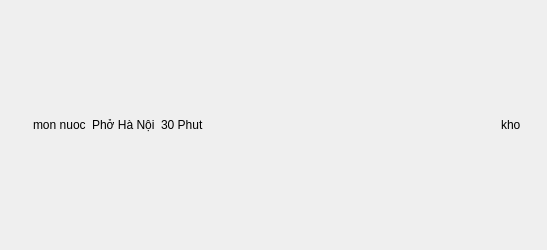
<?xml version="1.0" encoding="UTF-8"?>
<ui version="4.0">
 <class>Form</class>
 <widget class="QWidget" name="Form">
  <property name="geometry">
   <rect>
    <x>0</x>
    <y>0</y>
    <width>547</width>
    <height>250</height>
   </rect>
  </property>
  <property name="minimumSize">
   <size>
    <width>200</width>
    <height>250</height>
   </size>
  </property>
  <property name="maximumSize">
   <size>
    <width>10000000</width>
    <height>100000</height>
   </size>
  </property>
  <property name="windowTitle">
   <string>Form</string>
  </property>
  <layout class="QHBoxLayout" name="horizontalLayout_2">
   <item>
    <widget class="QWidget" name="widget" native="true">
     <layout class="QHBoxLayout" name="horizontalLayout">
      <item>
       <widget class="QLabel" name="label">
        <property name="maximumSize">
         <size>
          <width>150</width>
          <height>150</height>
         </size>
        </property>
        <property name="text">
         <string/>
        </property>
        <property name="pixmap">
         <pixmap>../accets/imgs/images.jpg</pixmap>
        </property>
        <property name="scaledContents">
         <bool>true</bool>
        </property>
       </widget>
      </item>
      <item>
       <widget class="QLabel" name="label_2">
        <property name="text">
         <string>mon nuoc</string>
        </property>
       </widget>
      </item>
      <item>
       <widget class="QLabel" name="label_3">
        <property name="text">
         <string>Phở Hà Nội</string>
        </property>
       </widget>
      </item>
      <item>
       <widget class="QLabel" name="label_4">
        <property name="text">
         <string>30 Phut</string>
        </property>
       </widget>
      </item>
      <item>
       <spacer name="horizontalSpacer">
        <property name="orientation">
         <enum>Qt::Horizontal</enum>
        </property>
        <property name="sizeHint" stdset="0">
         <size>
          <width>113</width>
          <height>20</height>
         </size>
        </property>
       </spacer>
      </item>
      <item>
       <widget class="QLabel" name="label_5">
        <property name="text">
         <string>kho</string>
        </property>
       </widget>
      </item>
     </layout>
    </widget>
   </item>
   <item>
    <widget class="Line" name="line">
     <property name="orientation">
      <enum>Qt::Horizontal</enum>
     </property>
    </widget>
   </item>
  </layout>
 </widget>
 <resources/>
 <connections/>
</ui>
